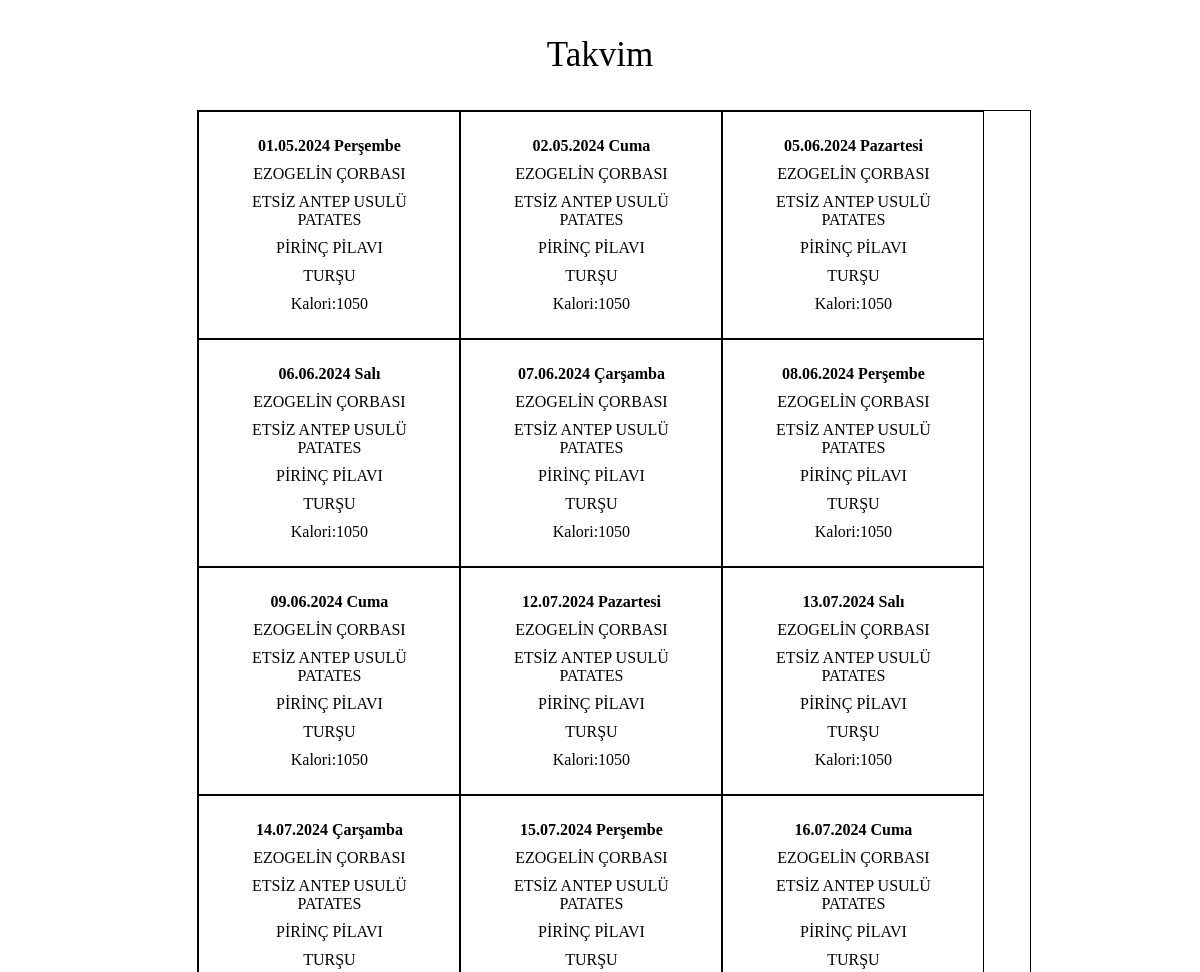
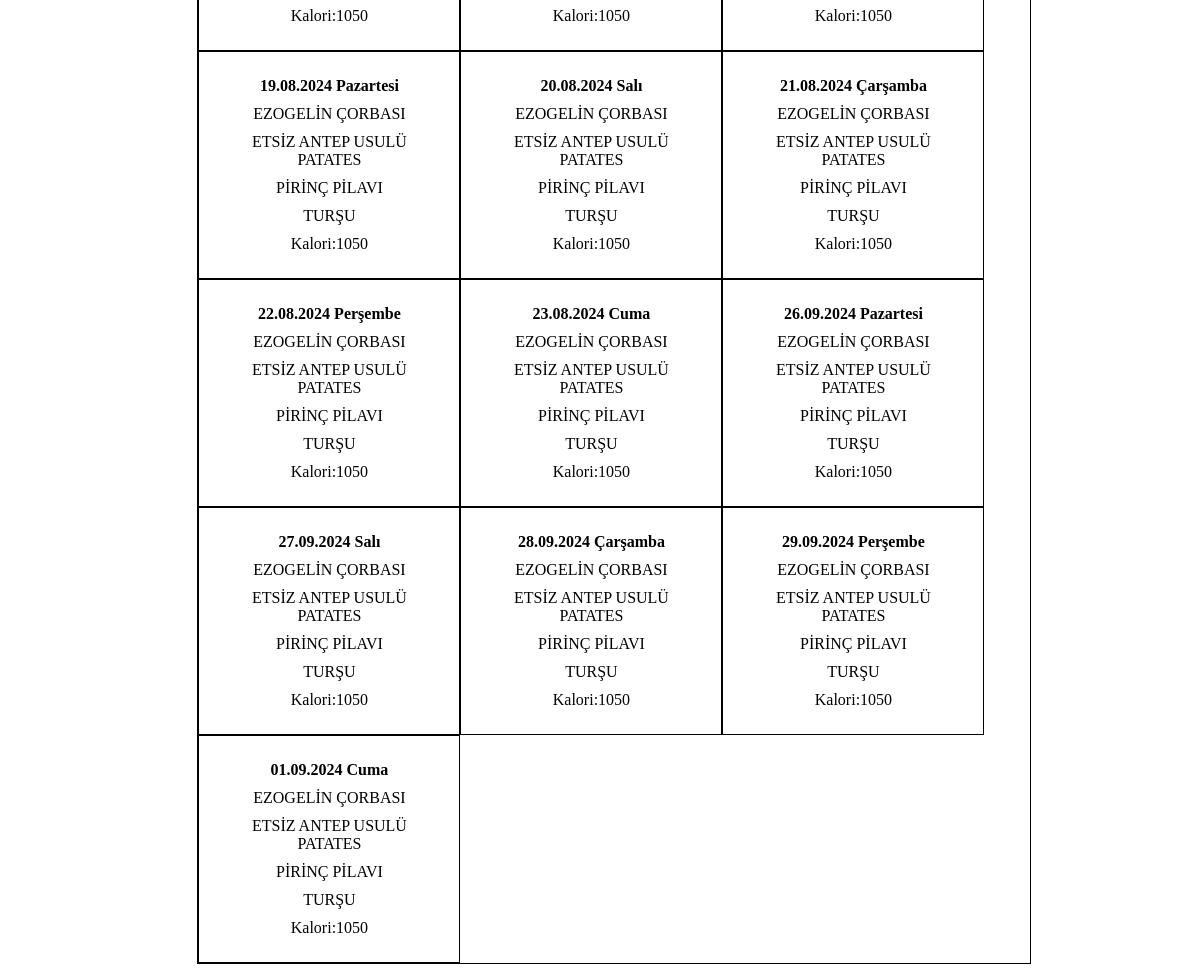
Screenshot of /takvim.php with the database file from the repository (2 pictures, top to bottom).
### tables this page shows
CREATE TABLE `food` (
  `ID` int(11) NOT NULL,
  `File_name` varchar(255) NOT NULL,
  `Name` varchar(255) NOT NULL,
  `Created` datetime NOT NULL DEFAULT current_timestamp(),
  `Modified` datetime NOT NULL DEFAULT current_timestamp(),
  `Calorie` int(11) NOT NULL,
  `IsVegetarian` tinyint(1) NOT NULL DEFAULT 0,
  `Food_Type` enum('Çorba','Ana Yemek','Pilav-Ara Sıcak','Tatlı-Meyve-Salata') NOT NULL
);

CREATE TABLE `menu` (
  `ID` int(11) NOT NULL,
  `Date` date NOT NULL
);

### takvim.php (the view, shortened to what this page needs)
<!DOCTYPE html>
<html lang="tr">
<head>
  <link rel="stylesheet" href="takvim1.css">
</head>
<body>
<div class="textg">
    <p>Takvim</p>
  </div>
  <div class="takvim" id="takvim">
    <?php
    require "dbConfig.php";
    $today = date("Y-m-d");
    $month = date('Y-m', strtotime($today));
    $counter = 0;
    $days = array('Pazartesi','Salı','Çarşamba','Perşembe','Cuma');
    $row = array();
    for ($i = 1; $i <= 31; $i++) {
      $day = $month . "-" . $i;
      $dayofweek = date('w', strtotime($day));
      $query = $db->query("SELECT food.Name, food.Calorie, menu.Date
                          from food_has_menu
                          inner join food on food_has_menu.Food_ID = food.ID
                          inner join menu on food_has_menu.Menu_ID = menu.ID
                          Where menu.date = '$day'");
      if ($query->num_rows > 0) {
        $row[$counter] = $query->fetch_assoc();
        $counter++;
      }
      else if($query->num_rows <= 0 && $dayofweek <= 5 && $dayofweek!=0)
      {
        $row[$counter]["Date"] = $day;
        $counter++;
      }
    }
    ?>
    <?php
      $newCounter = 0;
      while ($newCounter < $counter) {
        $date = $row[$newCounter]["Date"];
        $formattedDate = date("d.W.Y", strtotime($date));
        $dayofweek = date('w', strtotime($date));
        ?>
    <div class="box-takvim">
        <table>
          <thead>
            <tr>
              <th>
                <?php echo $formattedDate ." ". $days[$dayofweek - 1]?>
              </th>
            </tr>
          </thead>
          <tbody>
            <tr>
              <td>EZOGELİN ÇORBASI</td>
            </tr>
            <tr>
              <td>ETSİZ ANTEP USULÜ PATATES</td>
            </tr>
            <tr>
              <td>PİRİNÇ PİLAVI</td>
            </tr>
            <tr>
              <td>TURŞU</td>
            </tr>
            <tr>
              <td>Kalori:1050</td>
            </tr>
          </tbody>
        </table>
    </div>
    <?php
        $newCounter++;
      }
      ?>
  </div>
</body>
</html>

### takvim1.css (style rules this page uses)
table { width: 200px; border-collapse: collapse; margin: 20px auto; }
.textg { text-align: center; font-size: 35px; }
th, td { padding: 5px; text-align: center; }
.takvim { display: flex; flex-wrap: wrap; border: 1px solid black !important; width: 70.2%; margin-left: 16%; }
.box-takvim { width: 260px; border: 0.5px solid black !important; }

### rows the page displays
food: menu.Date "01.05.2024", menu.Date "Perşembe"
food: menu.Date "02.05.2024", menu.Date "Cuma"

### other values shown
$formattedDate "05.06.2024"
$days[$dayofweek - 1] "Pazartesi"
$formattedDate "06.06.2024"
$days[$dayofweek - 1] "Salı"
$formattedDate "07.06.2024"
$days[$dayofweek - 1] "Çarşamba"
$formattedDate "08.06.2024"
$days[$dayofweek - 1] "Perşembe"
$formattedDate "09.06.2024"
$days[$dayofweek - 1] "Cuma"
$formattedDate "12.07.2024"
$formattedDate "13.07.2024"
$formattedDate "14.07.2024"
$formattedDate "15.07.2024"
$formattedDate "16.07.2024"
